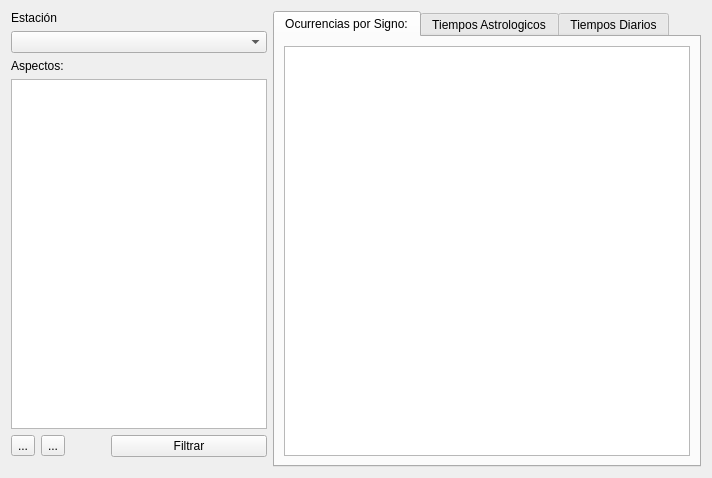
<?xml version="1.0" encoding="UTF-8"?>
<ui version="4.0">
 <class>processByAspectWidget</class>
 <widget class="QWidget" name="processByAspectWidget">
  <property name="geometry">
   <rect>
    <x>0</x>
    <y>0</y>
    <width>712</width>
    <height>478</height>
   </rect>
  </property>
  <property name="windowTitle">
   <string>Form</string>
  </property>
  <layout class="QHBoxLayout" name="horizontalLayout_2">
   <item>
    <layout class="QVBoxLayout" name="verticalLayout">
     <property name="sizeConstraint">
      <enum>QLayout::SetMinimumSize</enum>
     </property>
     <property name="bottomMargin">
      <number>10</number>
     </property>
     <item>
      <widget class="QLabel" name="label_2">
       <property name="text">
        <string>Estación</string>
       </property>
      </widget>
     </item>
     <item>
      <widget class="QComboBox" name="cboEstacion"/>
     </item>
     <item>
      <widget class="QLabel" name="label">
       <property name="text">
        <string>Aspectos:</string>
       </property>
      </widget>
     </item>
     <item>
      <widget class="QTableWidget" name="aspectTableWidget">
       <property name="sizePolicy">
        <sizepolicy hsizetype="Minimum" vsizetype="Expanding">
         <horstretch>0</horstretch>
         <verstretch>0</verstretch>
        </sizepolicy>
       </property>
       <property name="editTriggers">
        <set>QAbstractItemView::NoEditTriggers</set>
       </property>
       <property name="selectionMode">
        <enum>QAbstractItemView::SingleSelection</enum>
       </property>
       <property name="selectionBehavior">
        <enum>QAbstractItemView::SelectRows</enum>
       </property>
      </widget>
     </item>
     <item>
      <layout class="QHBoxLayout" name="horizontalLayout">
       <item>
        <widget class="QToolButton" name="addlButton">
         <property name="text">
          <string>...</string>
         </property>
         <property name="icon">
          <iconset resource="resource.qrc">
           <normaloff>:/icons/icons/edit-add.png</normaloff>:/icons/icons/edit-add.png</iconset>
         </property>
        </widget>
       </item>
       <item>
        <widget class="QToolButton" name="dellButton">
         <property name="text">
          <string>...</string>
         </property>
         <property name="icon">
          <iconset resource="resource.qrc">
           <normaloff>:/icons/icons/edit-remove-3.png</normaloff>:/icons/icons/edit-remove-3.png</iconset>
         </property>
        </widget>
       </item>
       <item>
        <spacer name="horizontalSpacer">
         <property name="orientation">
          <enum>Qt::Horizontal</enum>
         </property>
         <property name="sizeType">
          <enum>QSizePolicy::Minimum</enum>
         </property>
         <property name="sizeHint" stdset="0">
          <size>
           <width>40</width>
           <height>20</height>
          </size>
         </property>
        </spacer>
       </item>
       <item>
        <widget class="QPushButton" name="filterButton">
         <property name="text">
          <string>Filtrar</string>
         </property>
         <property name="icon">
          <iconset resource="resource.qrc">
           <normaloff>:/icons/icons/system-search-4.png</normaloff>:/icons/icons/system-search-4.png</iconset>
         </property>
        </widget>
       </item>
      </layout>
     </item>
    </layout>
   </item>
   <item>
    <widget class="QTabWidget" name="tabWidget">
     <property name="sizePolicy">
      <sizepolicy hsizetype="Expanding" vsizetype="Expanding">
       <horstretch>0</horstretch>
       <verstretch>0</verstretch>
      </sizepolicy>
     </property>
     <property name="currentIndex">
      <number>0</number>
     </property>
     <widget class="QWidget" name="tab_3">
      <attribute name="title">
       <string>Ocurrencias por Signo:</string>
      </attribute>
      <layout class="QVBoxLayout" name="verticalLayout_4">
       <item>
        <widget class="QTableView" name="occurenciasTableView">
         <property name="sizePolicy">
          <sizepolicy hsizetype="Minimum" vsizetype="Expanding">
           <horstretch>0</horstretch>
           <verstretch>0</verstretch>
          </sizepolicy>
         </property>
         <property name="editTriggers">
          <set>QAbstractItemView::NoEditTriggers</set>
         </property>
         <property name="selectionMode">
          <enum>QAbstractItemView::SingleSelection</enum>
         </property>
         <property name="selectionBehavior">
          <enum>QAbstractItemView::SelectRows</enum>
         </property>
         <property name="sortingEnabled">
          <bool>true</bool>
         </property>
        </widget>
       </item>
      </layout>
     </widget>
     <widget class="QWidget" name="tab">
      <attribute name="title">
       <string>Tiempos Astrologicos</string>
      </attribute>
      <layout class="QVBoxLayout" name="verticalLayout_3">
       <item>
        <widget class="QTableView" name="astroTableView">
         <property name="editTriggers">
          <set>QAbstractItemView::NoEditTriggers</set>
         </property>
         <property name="alternatingRowColors">
          <bool>true</bool>
         </property>
         <property name="selectionBehavior">
          <enum>QAbstractItemView::SelectRows</enum>
         </property>
        </widget>
       </item>
      </layout>
     </widget>
     <widget class="QWidget" name="tab_2">
      <attribute name="title">
       <string>Tiempos Diarios</string>
      </attribute>
      <layout class="QVBoxLayout" name="verticalLayout_2">
       <item>
        <widget class="QTableView" name="dairyTableView">
         <property name="editTriggers">
          <set>QAbstractItemView::NoEditTriggers</set>
         </property>
         <property name="selectionBehavior">
          <enum>QAbstractItemView::SelectRows</enum>
         </property>
        </widget>
       </item>
      </layout>
     </widget>
    </widget>
   </item>
  </layout>
 </widget>
 <resources>
  <include location="resource.qrc"/>
 </resources>
 <connections/>
</ui>
